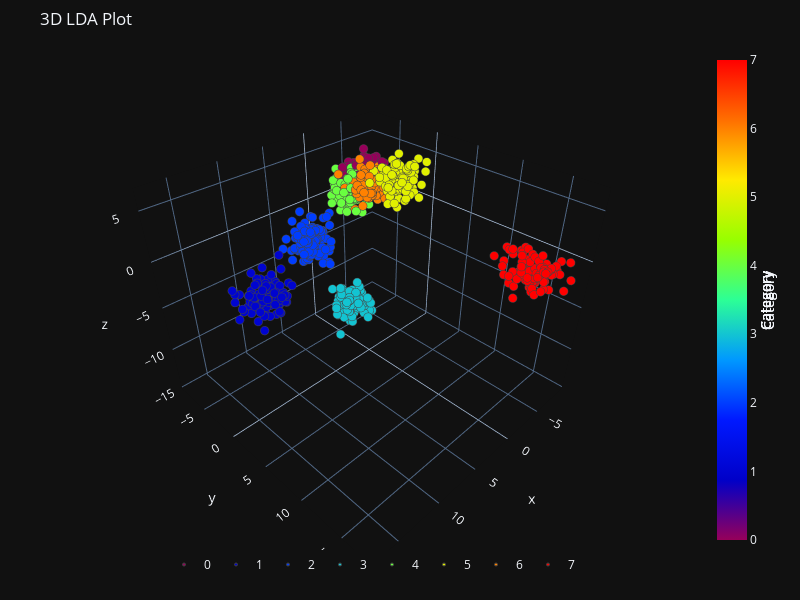

The code cell stored with this chart in its notebook:
### Markdown cell above
### LDA Linear Discriminant Analysis

LDA is supervised dimensionality reduction algorithm
and it is a generalization of Fisher’s linear discriminant,
aims to find linear subspace that characterize the original
data space.

### Code cell
from sklearn.discriminant_analysis import LinearDiscriminantAnalysis as LDA
x = masks[subject_id]
y = categories[subject_id]

X_LDA = LDA(n_components=3).fit_transform(x,y)

plot_3d(X_LDA[:, 0],
        X_LDA[:, 1],
        X_LDA[:, 2],
        path = os.path.join(explanatory_fMRI_dir, 'lda_3d.png'),
        y = categories[subject_id],
        title="3D LDA Plot")
